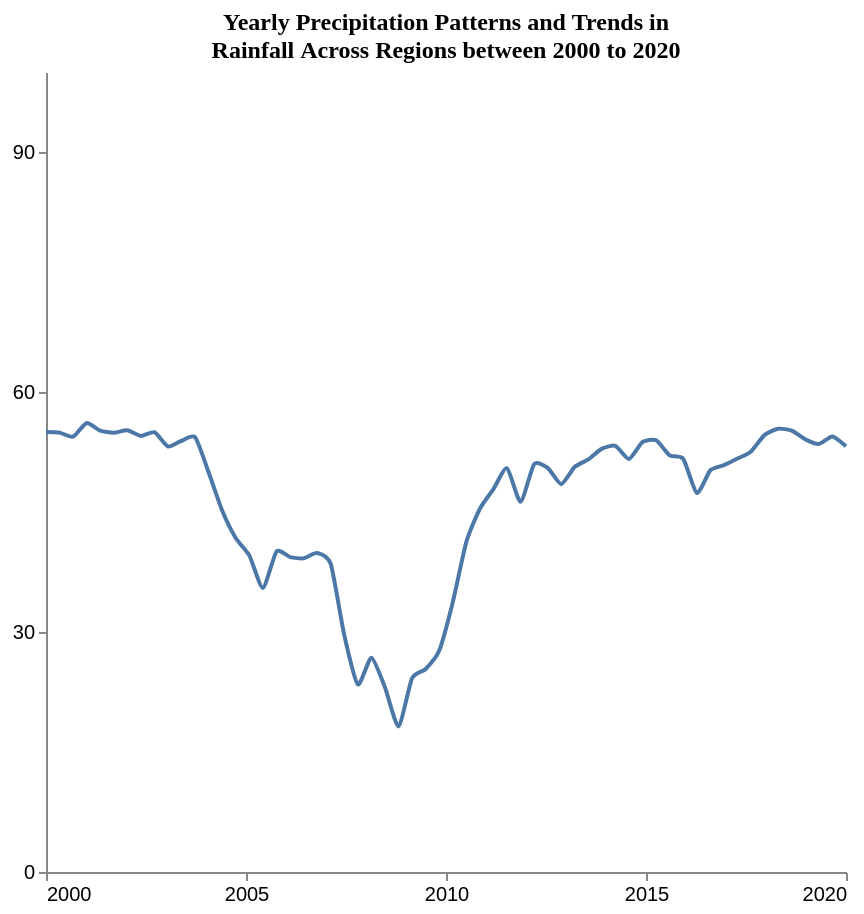

Specify this chart in Vega-Lite:
### Vega-Lite specification from a JSON file in a GitHub repository (floating-point values rounded to 4 significant figures)
{"$schema": "https://vega.github.io/schema/vega-lite/v5.json", "description": "Pattern: irregular", "data": {"values": [{"X": 2000.0, "Y": 55.0}, {"X": 2000.0, "Y": 54.92}, {"X": 2001.0, "Y": 54.42}, {"X": 2001.0, "Y": 56.13}, {"X": 2001.0, "Y": 55.17}, {"X": 2002.0, "Y": 54.91}, {"X": 2002.0, "Y": 55.22}, {"X": 2002.0, "Y": 54.5}, {"X": 2003.0, "Y": 54.97}, {"X": 2003.0, "Y": 53.19}, {"X": 2003.0, "Y": 53.91}, {"X": 2004.0, "Y": 54.34}, {"X": 2004.0, "Y": 49.93}, {"X": 2004.0, "Y": 45.15}, {"X": 2005.0, "Y": 41.72}, {"X": 2005.0, "Y": 39.54}, {"X": 2005.0, "Y": 35.51}, {"X": 2006.0, "Y": 40.07}, {"X": 2006.0, "Y": 39.37}, {"X": 2006.0, "Y": 39.2}, {"X": 2007.0, "Y": 39.88}, {"X": 2007.0, "Y": 38.5}, {"X": 2007.0, "Y": 29.6}, {"X": 2008.0, "Y": 23.46}, {"X": 2008.0, "Y": 26.79}, {"X": 2008.0, "Y": 23.07}, {"X": 2009.0, "Y": 18.2}, {"X": 2009.0, "Y": 24.22}, {"X": 2009.0, "Y": 25.37}, {"X": 2010.0, "Y": 27.68}, {"X": 2010.0, "Y": 33.73}, {"X": 2011.0, "Y": 41.27}, {"X": 2011.0, "Y": 45.41}, {"X": 2011.0, "Y": 47.87}, {"X": 2012.0, "Y": 50.48}, {"X": 2012.0, "Y": 46.27}, {"X": 2012.0, "Y": 50.97}, {"X": 2013.0, "Y": 50.51}, {"X": 2013.0, "Y": 48.48}, {"X": 2013.0, "Y": 50.65}, {"X": 2014.0, "Y": 51.57}, {"X": 2014.0, "Y": 52.92}, {"X": 2014.0, "Y": 53.27}, {"X": 2015.0, "Y": 51.62}, {"X": 2015.0, "Y": 53.76}, {"X": 2015.0, "Y": 53.96}, {"X": 2016.0, "Y": 52.08}, {"X": 2016.0, "Y": 51.63}, {"X": 2016.0, "Y": 47.38}, {"X": 2017.0, "Y": 50.22}, {"X": 2017.0, "Y": 50.85}, {"X": 2017.0, "Y": 51.68}, {"X": 2018.0, "Y": 52.57}, {"X": 2018.0, "Y": 54.64}, {"X": 2018.0, "Y": 55.41}, {"X": 2019.0, "Y": 55.17}, {"X": 2019.0, "Y": 54.08}, {"X": 2019.0, "Y": 53.5}, {"X": 2020.0, "Y": 54.44}, {"X": 2020.0, "Y": 53.21}]}, "mark": {"type": "line", "interpolate": "cardinal", "tension": 0.4}, "encoding": {"x": {"field": "X", "type": "quantitative", "title": "", "axis": {"grid": false, "format": "d", "values": [2000, 2005, 2010, 2015, 2020], "tickSize": 4}, "scale": {"domain": [2000, 2020]}}, "y": {"field": "Y", "type": "quantitative", "title": "", "axis": {"grid": false, "format": "d", "values": [0, 30, 60, 90], "tickSize": 4, "tickOpacity": 1}, "scale": {"domain": [0, 100]}}}, "title": {"text": "Yearly Precipitation Patterns and Trends in^ Rainfall Across Regions between 2000 to 2020", "anchor": "middle", "font": "Tahoma", "fontSize": 12}, "config": {"lineBreak": "^", "view": {"stroke": null}}, "height": 400, "width": 400, "autosize": "pad"}
